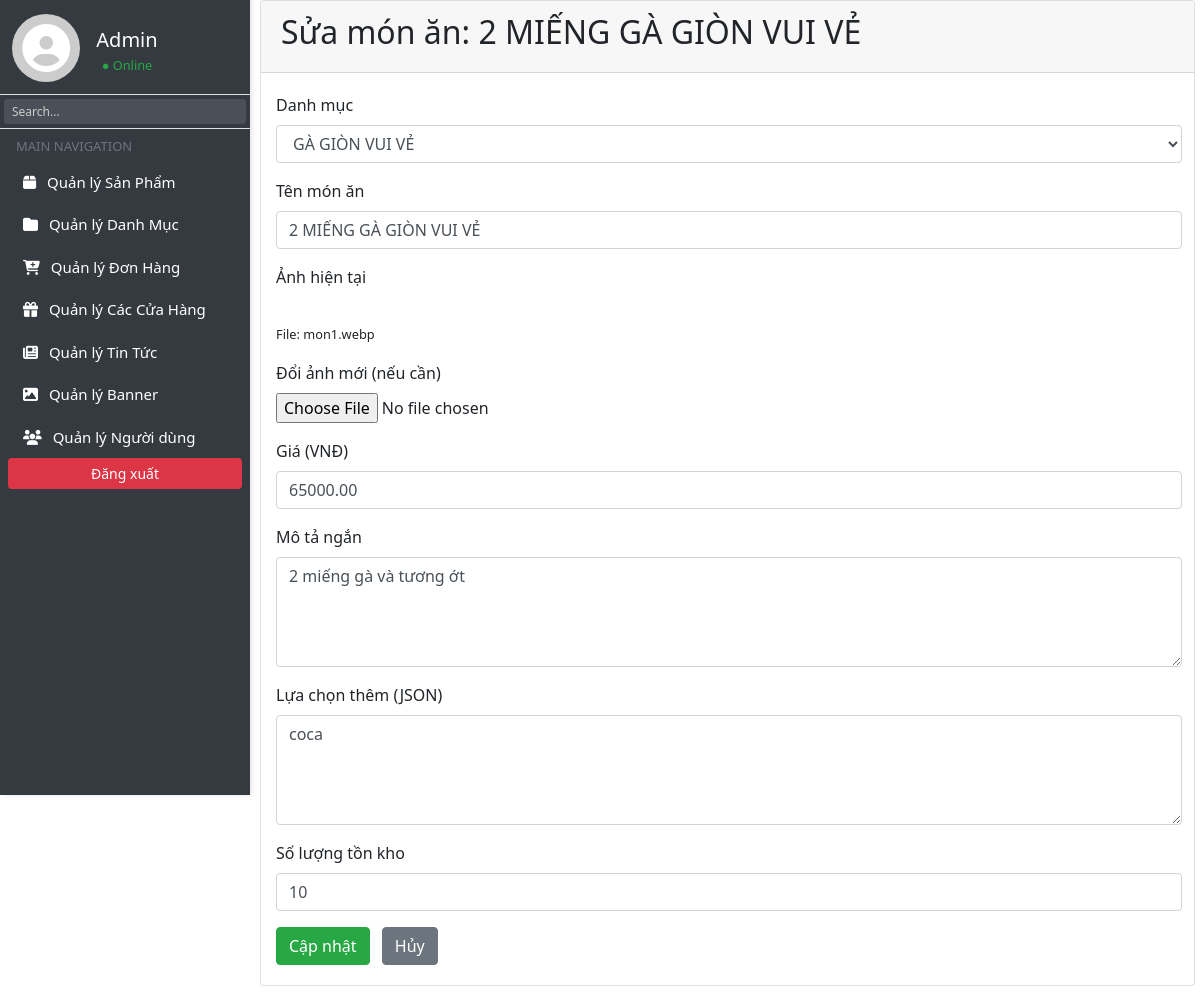
Page /admin/index.php?page_layout=sua&id=2 (signed in) on the committed database.
### tables this page shows
CREATE TABLE `products` (
  `prd_id` int(11) NOT NULL,
  `category_id` int(10) UNSIGNED NOT NULL,
  `prd_name` varchar(255) NOT NULL,
  `image` varchar(255) NOT NULL,
  `price` decimal(10,2) NOT NULL,
  `description` text DEFAULT NULL,
  `additional_options` text DEFAULT NULL,
  `quantity` int(11) DEFAULT 0
);

CREATE TABLE `categories` (
  `category_id` int(10) UNSIGNED NOT NULL,
  `category_name` varchar(255) NOT NULL DEFAULT '',
  `image` varchar(255) NOT NULL,
  `child_image` varchar(255) NOT NULL
);

### admin/mon_an/sua.php (the view, shortened to what this page needs)
<?php
    $id = intval($_GET['id']);
    $sql_up = "SELECT * FROM products WHERE prd_id = $id";
    $query_up = mysqli_query($connect, $sql_up);
    $row_up = mysqli_fetch_assoc($query_up);
    $sql_category = "SELECT * FROM categories ORDER BY category_id ASC";
    $query_category = mysqli_query($connect, $sql_category);
?>
<div class="container-fluid">
    <div class="card">
        <div class="card-header">
            <h2>Sửa món ăn: <?php echo htmlspecialchars($row_up['prd_name']); ?></h2>
        </div>
        <div class="card-body">
            <form method="POST" enctype="multipart/form-data">
                <div class="form-group">
                    <label>Danh mục</label>
                    <select name="category_id" class="form-control" required>
                        <?php while ($row = mysqli_fetch_assoc($query_category)) { ?>
                            <option value="<?php echo $row['category_id']; ?>" <?php if ($row['category_id'] == $row_up['category_id']) echo 'selected'; ?>>
                                <?php echo htmlspecialchars($row['category_name']); ?>
                            </option>
                        <?php } ?>
                    </select>
                </div>
                <div class="form-group">
                    <label>Tên món ăn</label>
                    <input type="text" name="prd_name" class="form-control" required value="<?php echo htmlspecialchars($row_up['prd_name']); ?>">
                </div>
                <div class="form-group">
                    <label>Ảnh hiện tại</label><br>
                    <br><small>File: <?php echo htmlspecialchars($row_up['image']); ?></small>
                </div>
                <div class="form-group">
                    <label>Đổi ảnh mới (nếu cần)</label>
                    <input type="file" name="image" class="form-control-file">
                </div>
                <div class="form-group">
                    <label>Giá (VNĐ)</label>
                    <input type="number" name="price" class="form-control" required value="<?php echo $row_up['price']; ?>">
                </div>
                <div class="form-group">
                    <label>Mô tả ngắn</label>
                    <textarea name="description" class="form-control" rows="4"><?php echo htmlspecialchars($row_up['description']); ?></textarea>
                </div>
                <div class="form-group">
                    <label>Lựa chọn thêm (JSON)</label>
                    <textarea name="additional_options" class="form-control" rows="4"><?php echo htmlspecialchars($row_up['additional_options']); ?></textarea>
                </div>
                <div class="form-group">
                    <label>Số lượng tồn kho</label>
                    <input type="number" name="quantity" class="form-control" required value="<?php echo $row_up['quantity']; ?>">
                </div>
                <button type="submit" name="sbm" class="btn btn-success">Cập nhật</button>
                <a href="index.php?page_layout=danhsach" class="btn btn-secondary ml-2">Hủy</a>
            </form>
        </div>
    </div>
</div>

### admin/assets/style1.css (style rules this page uses)
body { margin: 0; padding: 0; font-family: "Segoe UI", sans-serif; }
.card-body { margin-left: -5px; margin-right: -8px; }

### rows in the picture
products: prd_name "2 MIẾNG GÀ GIÒN VUI VẺ", category_id "GÀ GIÒN VUI VẺ", image "mon1.webp", price "65000.00", description "2 miếng gà và tương ớt", additional_options "coca", quantity "10"
